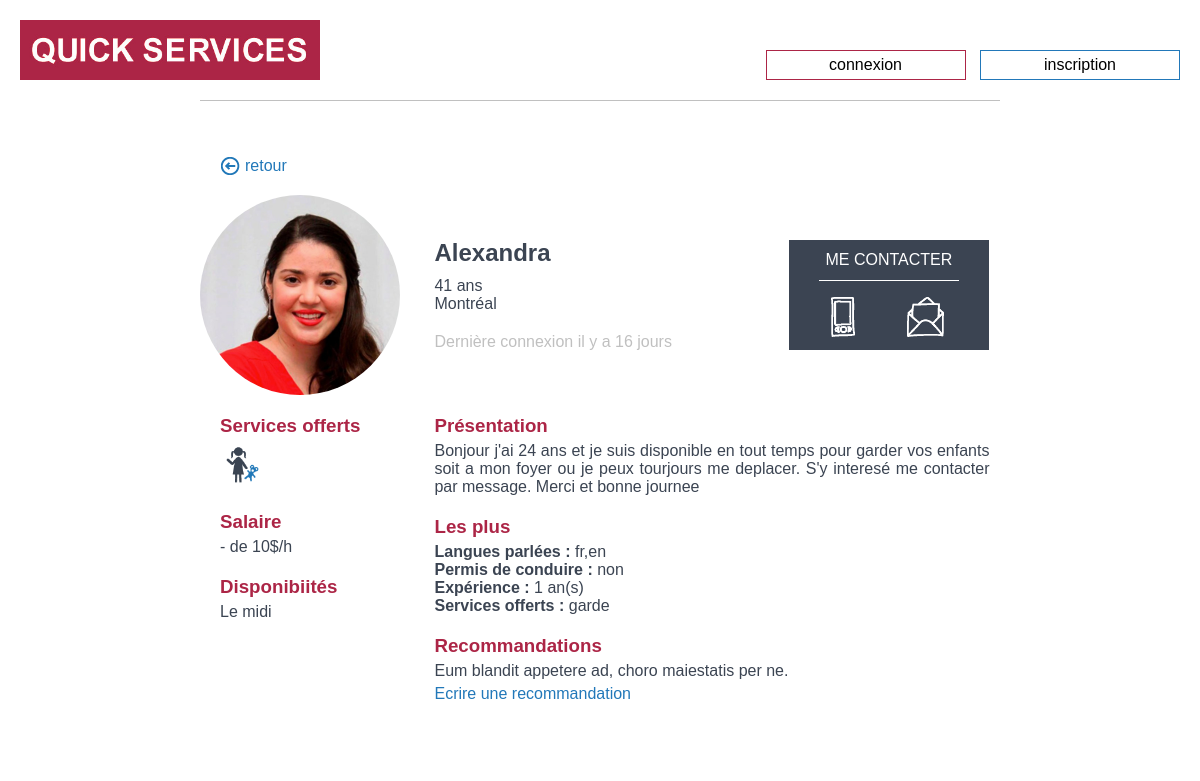
Screenshot of /detail.php?id=6 with the database file from the repository.
### tables this page shows
CREATE TABLE `users` (
  `id` int(11) NOT NULL,
  `password` varchar(256) NOT NULL,
  `nom` varchar(15) NOT NULL,
  `age` int(3) DEFAULT NULL,
  `photo` varchar(100) DEFAULT NULL,
  `telephone` varchar(15) DEFAULT NULL,
  `mail` varchar(100) DEFAULT NULL,
  `langues` varchar(120) DEFAULT NULL,
  `ville` varchar(100) NOT NULL,
  `code_postal` varchar(256) NOT NULL,
  `type_service` enum('Toutes','Temps partiel','Regulier','Ponctuel') NOT NULL,
  `service_1` enum('garde','entretien','soutien') NOT NULL,
  `service_2` enum('garde','entretien','soutien') DEFAULT NULL,
  `service_3` enum('garde','entretien','soutien') DEFAULT NULL,
  `presentation` varchar(1024) NOT NULL,
  `voiture` tinyint(1) NOT NULL,
  `permis` tinyint(1) NOT NULL,
  `experience` tinyint(1) NOT NULL,
  `recommandation` varchar(1024) DEFAULT NULL,
  `disponibilites` varchar(200) DEFAULT NULL,
  `salaire` enum('- de 10$/h','10 - 15$/h','16 - 29$/h','+ 30$/h') NOT NULL,
  `date_entree` datetime NOT NULL,
  `birth_date` date NOT NULL
);

### db/db_access.php (called while the page is built, shortened)
<?php
$mysqli = new mysqli(DB_HOST, DB_USERNAME, DB_PASSWORD, DB_NAME, PORT);
function get_user_by_id($id) {
    global $mysqli;
    $query_str = 'SELECT * FROM `users` WHERE id=' . $id;
    $res = $mysqli->query($query_str);
    $data = array();
    if ($res && ($res->num_rows > 0)) {
        $data = $res->fetch_assoc();
    }
    return $data;
}
function get_age($date) {
    return intval(date('Y', time() - strtotime($date))) - 1970;
}

### detail.php (the view, shortened to what this page needs)
<?php
require_once 'views/page_head.php';
require_once 'views/top_header.php';
require_once 'db/db_access.php';
$id = $_GET['id'];
$user = get_user_by_id($id);
function affiche_picto($service) {
    switch ($service) {
        case 'garde' :
            echo 'images/picto_garde_enfants.gif';
            break;
    }
}
?>
<section id="detail">
    <a href="<?= ! empty($_SERVER['HTTP_REFERER']) ? $_SERVER['HTTP_REFERER'] : 'index.php' ?>">retour</a>
    <img src="<?= ARTICLE_IMG_PATH . $user['photo'] ?>" alt="photo <?= $user['nom'] ?>">
    <div id="cv">
        <h2><?= $user['nom'] ?></h2>
        <ul>
            <li><?= get_age($user['birth_date']) ?> ans</li>
            <li><?= $user['ville'] ?></li>
        </ul>
        <p>Dernière connexion il y a <?= rand (1, 30) ?> jours</p>
    </div>
    <div id="me_contacter">
        <p>Me contacter</p>
        <button id="opener"><img src="images/picto_tel.png" alt="picto téléphone"></button>
        <a href="mailto:<?= $user['mail'] ?>"><img src="images/picto_enveloppe.png" alt="picto enveloppe"></a>
    </div>
    <div id="encadre">
        <h3>Services offerts</h3>
        <img src="<?= !empty($user['service_1']) ? affiche_picto($user['service_1']) : ''; ?>" alt="<?= empty($user['service_1']) ? '' : 'picto service';?>" />
        <h3>Salaire</h3>
        <p><?= $user['salaire'] ?></p>
        <h3>Disponibiités</h3>
        <p><?= $user['disponibilites'] ?></p>
    </div>
    <div id="presentation">
        <h3>Présentation</h3>
        <p><?= $user['presentation'] ?></p>
        <h3>Les plus</h3>
        <ul>
            <li><span class="bold">Langues parlées : </span><?= $user['langues'] ?></li>
            <li><span class="bold">Permis de conduire : </span>
                <?= $user['permis'] ? 'oui' : 'non'; ?></li>
            <li><span class="bold">Expérience : </span><?= $user['experience'] ?> an(s)</li>
            <li><span class="bold">Services offerts : </span><?= $user['service_1'] ?>
                <?= $user['service_3'] ? "- " . $user['service_3'] : ''; ?></li>
        </ul>
        <h3>Recommandations</h3>
        <p><?= $user['recommandation'] ?></p>
        <a href="#">Ecrire une recommandation</a>
    </div>
</section>
<?php
require_once 'views/javascript.php';
?>
</html>

### css/main.css (style rules this page uses)
* { box-sizing: border-box; }
article, aside, details, figcaption, figure, footer, header, main, nav, section, div { display: block; }
html { font-family: 'Maven Pro', sans-serif; font-size: 16px; }
a { text-decoration: none; }
body { min-width: 900px; max-width: 1400px; }
#wrapper { width: 100%; margin: auto; }
#detail { border-top: 1px solid #c0c0c0; padding: 50px 0; margin: 0 auto; width: 800px; color: #3b4452; }
#detail>a { display: block; text-decoration: none; color: #2278b9; margin: 0 0 20px 20px; }
#detail>a::before { content: url(../images/fleche_retour.png); margin-right: 5px; position: relative; top: 5px; }
#detail h2 { margin: 0 0 10px; }
#detail h3 { margin: 20px 0 5px; color: #ac2546; }
#detail p { text-align: justify; margin: 0; }
#detail>img { width: 200px; height: 200px; border-radius: 100px; margin-right: 30px; }
#detail>img, #cv, #me_contacter { display: inline-block; vertical-align: middle; }
#cv { width: 350px; }
#cv p { margin-top: 20px; color: #c0c0c0; }
#me_contacter { background-color: #3b4452; width: 200px; height: 110px; }
#me_contacter p { display: block; color: #fff; text-decoration: none; text-align: center; text-transform: uppercase; line-height: 40px; border-bottom: 1px solid #fff; margin: 0 30px; }
#me_contacter button, #me_contacter a { display: inline-block; width: 94px; }
#me_contacter img { height: 40px; text-align: center; }
#me_contacter button { background-color: #3b4452; border: none; }
#me_contacter>button img { margin: 15px 20px 0 35px; }
#me_contacter>a img { margin: 15px 46px 0 20px; }
#encadre, #presentation { display: inline-block; vertical-align: top; }
#encadre { width: 200px; margin-right: 30px; padding-left: 20px; }
#encadre img { width: 45px; }
#presentation { width: 555px; }
#detail ul { padding: 0; margin: 0; }
#detail li { list-style-type: none; }
#presentation a { text-decoration: none; color: #2278b9; display: block; margin-top: 5px; }
.bold { font-weight: bold; }

### rows the page displays
users: photo (picture), nom "Alexandra", birth_date "41", ville "Montréal", service_1 (picture), salaire "- de 10$/h", disponibilites "Le midi", presentation "Bonjour j'ai 24 ans et je suis disponible en tout temps pour garder vos enfants soit a mon foyer ou je peux tourjours me deplacer. S'y interesé me contacter par message. Merci et bonne journee", langues "fr,en", experience "1", service_1 "garde", recommandation "Eum blandit appetere ad, choro maiestatis per ne."
